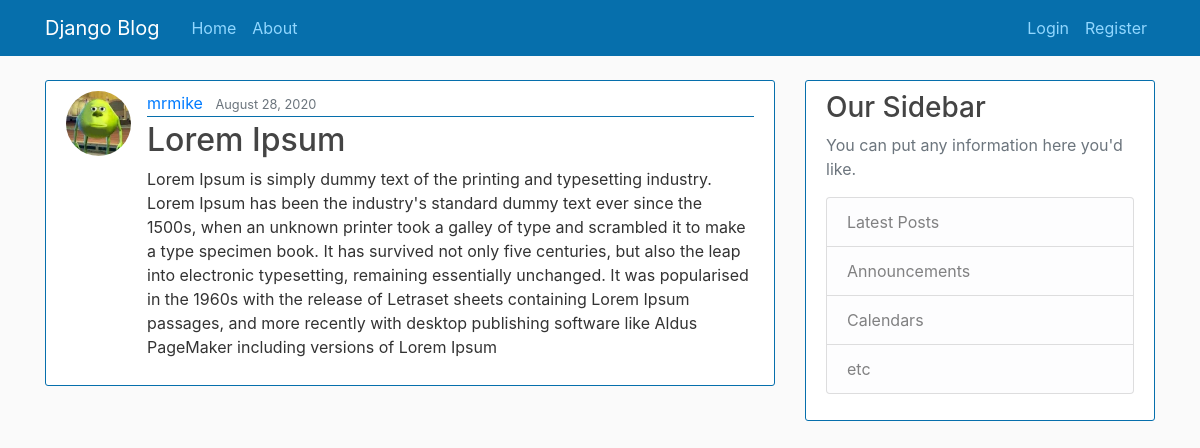
Screenshot of /post/11/ with the database file from the repository.
### blog/models.py (models this page shows, shortened)
class Post(models.Model):  # creating the following attributes.
    title = models.CharField(max_length=100)
    content = models.TextField()
    date_posted = models.DateTimeField(default=timezone.now)
    author = models.ForeignKey(User, on_delete=models.CASCADE, null=True)

### users/models.py (models this page shows, shortened)
class Profile(models.Model):
    user = models.OneToOneField(User, on_delete=models.CASCADE)
    image = models.ImageField(default='default.jpg', upload_to='profile_pics')

### blog/views.py (the view)
# urls.py: path('post/<int:pk>/', PostDetailView.as_view(), name='post-detail'),
class PostDetailView(DetailView):
    model = Post

### blog/templates/blog/post_detail.html (shortened to what this page needs)
{%extends "blog/base.html"%} {%block content%}
<article class="media content-section">
  <img
    class="rounded-circle article-img"
    src="{{object.author.profile.image.url}}"
  />
  <div class="media-body">
    <div class="article-metadata">
      <a class="mr-2" href="#">{{ object.author }}</a>
      <small class="text-muted">{{ object.date_posted|date:"F d, Y" }}</small>
    </div>
    <h2 class="article-title">{{ object.title }}</h2>
    <p class="article-content">{{ object.content }}</p>
  </div>
</article>
{% endblock content%}

### blog/static/blog/main.css (style rules this page uses)
body { background: #fafafa; color: #333333; margin-top: 5rem; }
h1, h2, h3, h4, h5, h6 { color: #444444; }
.content-section { background: #ffffff; padding: 10px 20px; border: 1px solid #066fac; border-radius: 3px; margin-bottom: 20px; }
.article-title { color: #444444; }
.article-content { white-space: pre-line; }
.article-img { height: 65px; width: 65px; margin-right: 16px; }
.article-metadata { padding-bottom: 1px; margin-bottom: 4px; border-bottom: 1px solid #066fac; }

### rows the page displays
Post: author.profile.image (picture), author "mrmike", date_posted "August 28, 2020", title "Lorem Ipsum", content "Lorem Ipsum is simply dummy text of the printing and typesetting industry. Lorem Ipsum has been the industry's standard dummy text ever since the 1500s, when an unknown printer took a galley of type and scrambled it to make a type specimen book. It has survived not only five centuries, but also the leap into electronic typesetting, remaining essentially unchanged. It was popularised in the 1960s with the release of Letraset sheets containing Lorem Ipsum passages, and more recently with desktop publishing software like Aldus PageMaker including versions of Lorem Ipsum"
